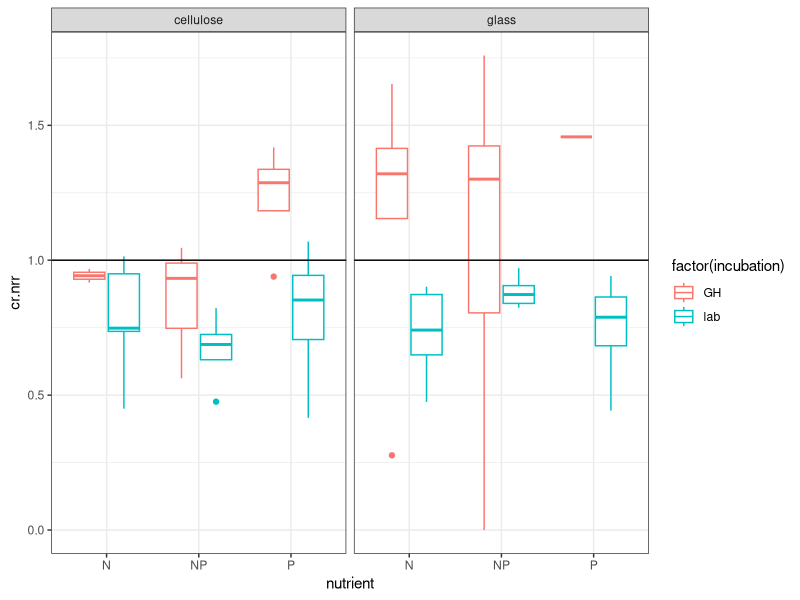
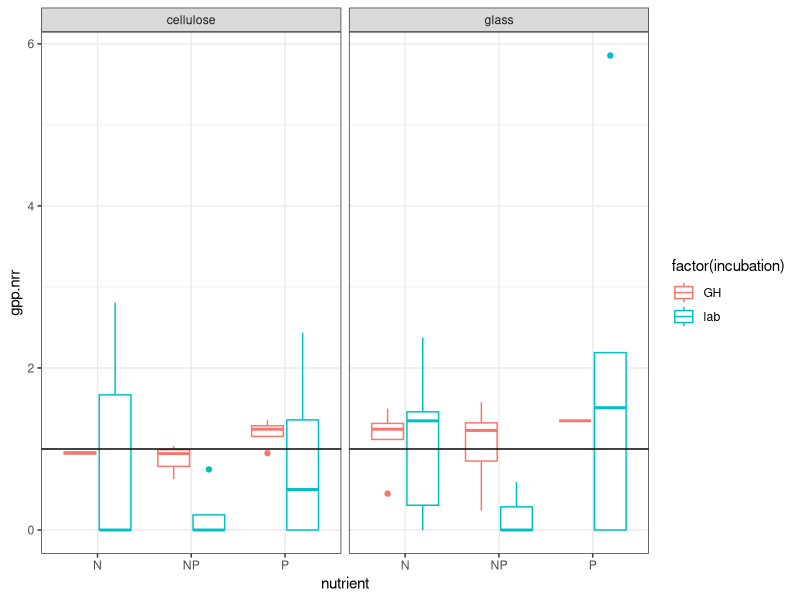

Generate these figures, in order, with R:
#2-Jul-18
#Code to analyze NDS experiment in Yakima Basin
#Sarah Roley, Clay Arango, Alex Alexiades

#Columbia River: Greenhouse vs. lab boxplots
library(ggplot2)

GH_lab<-read.csv("ColumbiaRiver_GH_lab.csv")

GH_lab_noC<-subset(GH_lab, !nutrient=="control")
ggplot(GH_lab_noC, aes(x=nutrient, y= cr.nrr))+geom_boxplot(aes(color=factor(incubation)))+facet_wrap(~top)+theme_bw()+
  geom_hline(yintercept=1)
ggplot(GH_lab_noC, aes(x=nutrient, y= gpp.nrr))+geom_boxplot(aes(color=factor(incubation)))+facet_wrap(~top)+theme_bw()+
  geom_hline(yintercept=1)

#limitation analysis
str(GH_lab)
GH<-subset(GH_lab, incubation=="GH")
GH_glass<-subset(GH, top=="glass")
GH_sponge<-subset(GH, top=="cellulose")

lab<-subset(GH_lab, incubation=="lab")
lab_glass<-subset(lab, top=="glass")
lab_sponge<-subset(lab, top=="cellulose")

str(lab)

#analyze Greenhouse limitation
gpp_GH = aov(gpp.area~N*P, data=GH_glass)
summary(gpp_GH)
     #no limitation of gpp
     #still needs residual analysis

cr_GH = aov(cr.area~N*P, data=GH_sponge)
summary(cr_GH)
     #no limitation of cr (N limitation at a=0.10)
     #still needs residual analysis

#analyze lab limitation
gpp_lab = aov(gpp.area~N*P, data=lab_glass)
summary(gpp_lab)
     #P limitation of gpp
     #still needs residual analysis

cr_lab = aov(cr.area~N*P, data=lab_sponge)
summary(cr_lab)
     #N limitation of CR
     #still needs residual analysis

#not sure of the plot to use, but we'll want control, N, P, N+P on x axis, and I think GH v. lab inside each panel, with cr for just sponge and gpp for just glass
